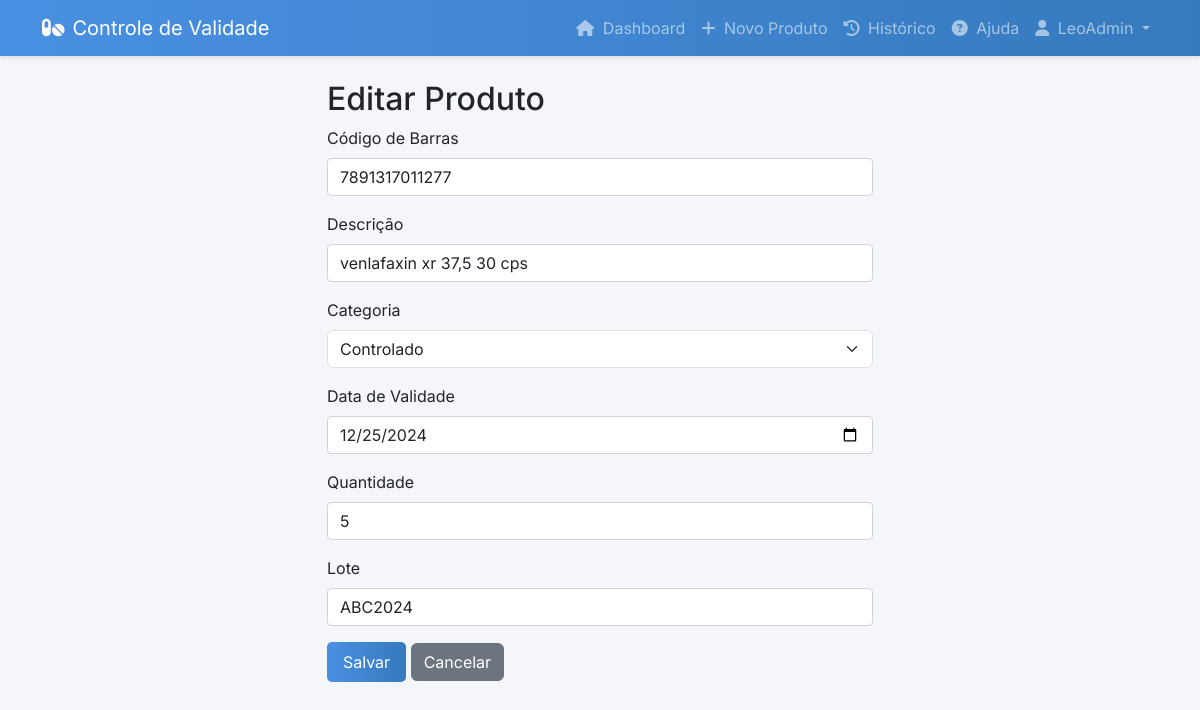
Page /produto/1/editar/ (signed in) on the committed database.
### core/models.py (models this page shows, shortened)
class Farmacia(AbstractUser):
    nome_loja = models.CharField(max_length=100)
    cpf = models.CharField(max_length=14, unique=True, help_text="Digite o CPF no formato: 000.000.000-00")
    email = models.EmailField(unique=True)
    class Meta:
        verbose_name = "Farmácia"
        verbose_name_plural = "Farmácias"

class Produto(models.Model):
    CATEGORIA_CHOICES = [
        ('MEDICAMENTO', 'Medicamento'),
        ('CONTROLADO', 'Controlado'),
        ('TERMOLABEL', 'Termolábel'),
        ('ALIMENTO', 'Alimento'),
        ('PERFUMARIA', 'Perfumaria'),
    ]
    STATUS_CHOICES = [
        ('ATIVO', 'Ativo'),
        ('RETIRADO', 'Retirado'),
    ]
    farmacia = models.ForeignKey(Farmacia, on_delete=models.CASCADE)
    codigo_barras = models.CharField(max_length=13)
    descricao = models.CharField(max_length=200)
    categoria = models.CharField(
        max_length=20,
        choices=CATEGORIA_CHOICES,
        default='MEDICAMENTO'
    )
    data_validade = models.DateField()
    quantidade = models.IntegerField()
    lote = models.CharField(max_length=50)
    data_cadastro = models.DateTimeField(default=timezone.now)
    status = models.CharField(max_length=10, choices=STATUS_CHOICES, default='ATIVO')
    data_retirada = models.DateTimeField(null=True, blank=True)
    motivo_retirada = models.TextField(blank=True, null=True)
    class Meta:
        ordering = ['-data_cadastro']

### core/views.py (the view, shortened to what this page needs)
# urls.py: path('produto/<int:pk>/editar/', views.produto_editar, name='produto_editar'),
@login_required
def produto_editar(request, pk):
    produto = get_object_or_404(Produto, pk=pk, farmacia=request.user)
    return render(request, 'core/produto_form.html', {'produto': produto})

### core/templates/core/produto_form.html (shortened to what this page needs)
{% extends 'core/base.html' %}
{% block content %}
<div class="row">
    <div class="col-md-6 offset-md-3">
        <h2>{% if produto %}Editar{% else %}Novo{% endif %} Produto</h2>
        <form method="post">
            <div class="mb-3">
                <label for="codigo_barras" class="form-label">Código de Barras</label>
                <div class="input-group">
                    <input type="text" class="form-control" id="codigo_barras" name="codigo_barras"
                           value="{{ produto.codigo_barras|default:'' }}" required
                           {% if produto %}readonly{% endif %}>
                </div>
            </div>
            <div class="mb-3">
                <label for="descricao" class="form-label">Descrição</label>
                <input type="text" class="form-control" id="descricao" name="descricao"
                       value="{{ produto.descricao|default:'' }}" required>
            </div>
            <div class="mb-3">
                <label for="categoria" class="form-label">Categoria</label>
                <select class="form-select" id="categoria" name="categoria" required>
                    <option value="CONTROLADO" {% if produto.categoria == 'CONTROLADO' %}selected{% endif %}>Controlado</option>
                </select>
            </div>
            <div class="mb-3">
                <label for="data_validade" class="form-label">Data de Validade</label>
                <input type="date" class="form-control" id="data_validade" name="data_validade"
                       value="{{ produto.data_validade|date:'Y-m-d'|default:'' }}" required>
            </div>
            <div class="mb-3">
                <label for="quantidade" class="form-label">Quantidade</label>
                <input type="number" class="form-control" id="quantidade" name="quantidade"
                       value="{{ produto.quantidade|default:'' }}" required>
            </div>
            <div class="mb-3">
                <label for="lote" class="form-label">Lote</label>
                <input type="text" class="form-control" id="lote" name="lote"
                       value="{{ produto.lote|default:'' }}" required>
            </div>
            <button type="submit" class="btn btn-primary">Salvar</button>
            <a href="{% url 'dashboard' %}" class="btn btn-secondary">Cancelar</a>
        </form>
    </div>
</div>
{% endblock %}

### core/templates/core/base.html (shortened to what this page needs)
<!DOCTYPE html>
<html lang="pt-br">
<head>
    <link href="https://cdn.jsdelivr.net/npm/bootstrap@5.3.0/dist/css/bootstrap.min.css" rel="stylesheet">
    <link href="https://cdn.jsdelivr.net/npm/sweetalert2@11/dist/sweetalert2.min.css" rel="stylesheet">
    <link href="https://cdn.jsdelivr.net/npm/@fortawesome/fontawesome-free@6/css/all.min.css" rel="stylesheet">
    {% load static %}
    <link rel="stylesheet" href="{% static 'css/style.css' %}">
</head>
<body>
    <nav class="navbar navbar-expand-lg navbar-dark">
        <div class="container">
            <a class="navbar-brand d-flex align-items-center" href="{% url 'dashboard' %}">
                <i class="fas fa-pills me-2"></i>
                Controle de Validade
            </a>
            <div class="collapse navbar-collapse" id="navbarNav">
                <ul class="navbar-nav ms-auto">
                    {% if user.is_authenticated %}
                        <li class="nav-item">
                            <a class="nav-link" href="{% url 'dashboard' %}">
                                <i class="fas fa-home me-1"></i> Dashboard
                            </a>
                        </li>
                        <li class="nav-item">
                            <a class="nav-link" href="{% url 'produto_novo' %}">
                                <i class="fas fa-plus me-1"></i> Novo Produto
                            </a>
                        </li>
                        <li class="nav-item">
                            <a class="nav-link" href="{% url 'historico' %}">
                                <i class="fas fa-history me-1"></i> Histórico
                            </a>
                        </li>
                        <li class="nav-item">
                            <a class="nav-link" href="{% url 'ajuda' %}" onclick="showHelp()">
                                <i class="fas fa-question-circle me-1"></i> Ajuda
                            </a>
                        </li>
                        <li class="nav-item dropdown">
                            <a class="nav-link dropdown-toggle" href="#" id="userDropdown" role="button" data-bs-toggle="dropdown">
                                <i class="fas fa-user me-1"></i> {{ user.nome_loja }}
                            </a>
                        </li>
                    {% endif %}
                </ul>
            </div>
        </div>
    </nav>
    <div class="container mt-4">
        {% block content %}
        {% endblock %}
    </div>
</body>
</html>

### static/css/style.css (style rules this page uses)
:root { --primary-color: #4a90e2; --secondary-color: #f5f6fa; --danger-color: #e74c3c; --warning-color: #f1c40f; --success-color: #2ecc71; }
body { background-color: var(--secondary-color); font-family: 'Inter', sans-serif; }
.navbar { box-shadow: 0 2px 4px rgba(0,0,0,0.1); background: linear-gradient(to right, #4a90e2, #357abd); }
.btn-primary { background-color: var(--primary-color); border: none; border-radius: 5px; padding: 0.5rem 1rem; }
.btn-primary { background: linear-gradient(to right, #4a90e2, #357abd); border: none; transition: transform 0.2s; }
.form-control, input[type="text"], input[type="password"], input[type="email"] { display: block; width: 100%; padding: 0.375rem 0.75rem; font-size: 1rem; font-weight: 400; line-height: 1.5; color: #212529; background-color: #fff; background-clip: padding-box; border: 1px solid #ced4da; border-radius: 0.25rem; transition: border-color 0.15s ease-in-out, box-shadow 0.15s ease-in-out; }

### rows in the picture
Farmacia: nome_loja "LeoAdmin"
Produto: codigo_barras "7891317011277", descricao "venlafaxin xr 37,5 30 cps", categoria "Controlado", data_validade "12/25/2024", quantidade "5", lote "ABC2024"
